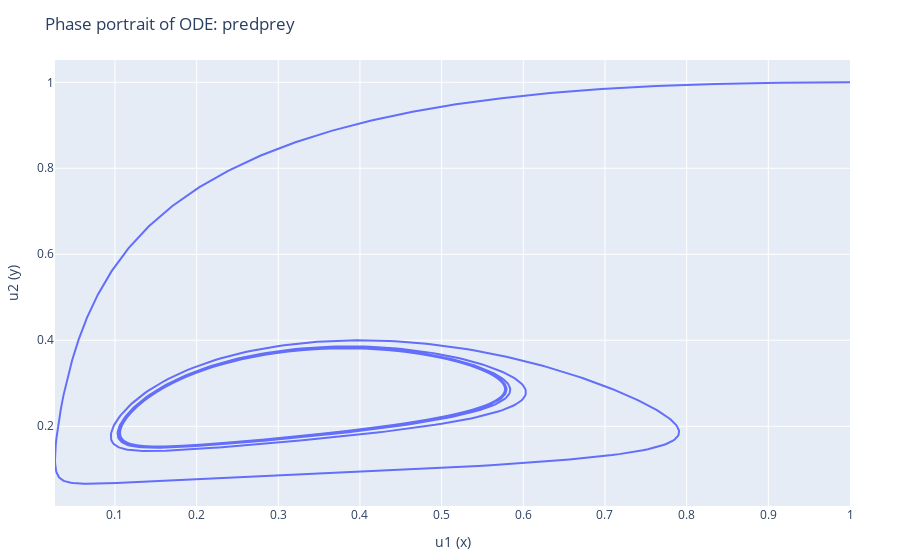

Source (notebook cell):
### Markdown cell above
Isolate a periodic orbit by varying b between 0.1 and 0.5.


Find its initial conditions by trying values that result in very periodic graphs. [.5 .25], for example.


Measure the period using Plotly's zoom features (Roughly 20s).
We can plot the phase portrait using the built-in `plot_phase_portrait` function.

### Code cell
t = 0:0.1:600
plot_phase_portrait(predprey, [1 1], t, ["u1 (x)" "u2 (y)"])

### Figure 1 — Plotly figure (JSON) as saved in the notebook; plotly's stock layout.template omitted (floating-point values rounded to 4 significant figures; data arrays with more than 128 entries replaced by an {"elided": "..."} marker saying what was removed)
{"data": [{"mode": "lines", "type": "scatter", "x": {"elided": "6001 float values"}, "y": {"elided": "6001 float values"}}], "layout": {"margin": {"b": 50, "l": 50, "r": 50, "t": 60}, "title": "Phase portrait of ODE: predprey", "xaxis": {"title": {"text": "u1 (x)"}}, "yaxis": {"title": {"text": "u2 (y)"}}}}
